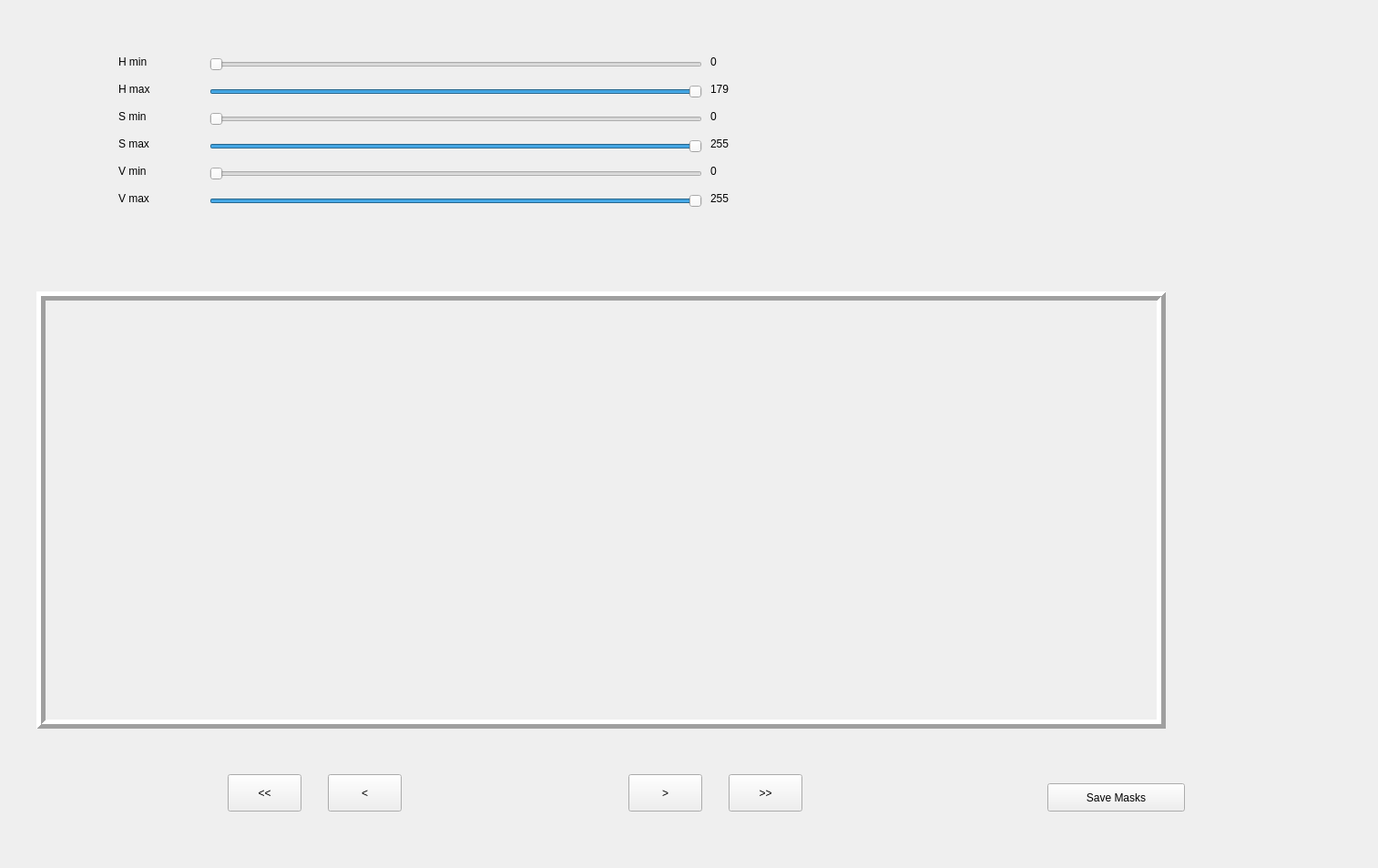
<?xml version="1.0" encoding="UTF-8"?>
<ui version="4.0">
 <class>Form</class>
 <widget class="QWidget" name="Form">
  <property name="geometry">
   <rect>
    <x>0</x>
    <y>0</y>
    <width>1513</width>
    <height>953</height>
   </rect>
  </property>
  <property name="windowTitle">
   <string>Form</string>
  </property>
  <widget class="QSlider" name="slider_hmin">
   <property name="geometry">
    <rect>
     <x>230</x>
     <y>60</y>
     <width>541</width>
     <height>22</height>
    </rect>
   </property>
   <property name="maximum">
    <number>179</number>
   </property>
   <property name="orientation">
    <enum>Qt::Horizontal</enum>
   </property>
  </widget>
  <widget class="QSlider" name="slider_hmax">
   <property name="geometry">
    <rect>
     <x>230</x>
     <y>90</y>
     <width>541</width>
     <height>22</height>
    </rect>
   </property>
   <property name="maximum">
    <number>179</number>
   </property>
   <property name="value">
    <number>179</number>
   </property>
   <property name="orientation">
    <enum>Qt::Horizontal</enum>
   </property>
  </widget>
  <widget class="QSlider" name="slider_smin">
   <property name="geometry">
    <rect>
     <x>230</x>
     <y>120</y>
     <width>541</width>
     <height>22</height>
    </rect>
   </property>
   <property name="maximum">
    <number>255</number>
   </property>
   <property name="orientation">
    <enum>Qt::Horizontal</enum>
   </property>
  </widget>
  <widget class="QSlider" name="slider_smax">
   <property name="geometry">
    <rect>
     <x>230</x>
     <y>150</y>
     <width>541</width>
     <height>22</height>
    </rect>
   </property>
   <property name="maximum">
    <number>255</number>
   </property>
   <property name="value">
    <number>255</number>
   </property>
   <property name="orientation">
    <enum>Qt::Horizontal</enum>
   </property>
  </widget>
  <widget class="QSlider" name="slider_vmin">
   <property name="geometry">
    <rect>
     <x>230</x>
     <y>180</y>
     <width>541</width>
     <height>22</height>
    </rect>
   </property>
   <property name="maximum">
    <number>255</number>
   </property>
   <property name="orientation">
    <enum>Qt::Horizontal</enum>
   </property>
  </widget>
  <widget class="QSlider" name="slider_vmax">
   <property name="geometry">
    <rect>
     <x>230</x>
     <y>210</y>
     <width>541</width>
     <height>22</height>
    </rect>
   </property>
   <property name="maximum">
    <number>255</number>
   </property>
   <property name="value">
    <number>255</number>
   </property>
   <property name="orientation">
    <enum>Qt::Horizontal</enum>
   </property>
  </widget>
  <widget class="QLabel" name="label_hsvImgDisplay">
   <property name="geometry">
    <rect>
     <x>40</x>
     <y>320</y>
     <width>1240</width>
     <height>480</height>
    </rect>
   </property>
   <property name="styleSheet">
    <string notr="true"/>
   </property>
   <property name="frameShape">
    <enum>QFrame::Box</enum>
   </property>
   <property name="frameShadow">
    <enum>QFrame::Raised</enum>
   </property>
   <property name="lineWidth">
    <number>5</number>
   </property>
   <property name="text">
    <string/>
   </property>
   <property name="scaledContents">
    <bool>true</bool>
   </property>
   <property name="openExternalLinks">
    <bool>false</bool>
   </property>
  </widget>
  <widget class="QLabel" name="label">
   <property name="geometry">
    <rect>
     <x>130</x>
     <y>60</y>
     <width>55</width>
     <height>16</height>
    </rect>
   </property>
   <property name="text">
    <string>H min</string>
   </property>
  </widget>
  <widget class="QLabel" name="label_2">
   <property name="geometry">
    <rect>
     <x>130</x>
     <y>90</y>
     <width>55</width>
     <height>16</height>
    </rect>
   </property>
   <property name="text">
    <string>H max</string>
   </property>
  </widget>
  <widget class="QLabel" name="label_3">
   <property name="geometry">
    <rect>
     <x>130</x>
     <y>120</y>
     <width>55</width>
     <height>16</height>
    </rect>
   </property>
   <property name="text">
    <string>S min</string>
   </property>
  </widget>
  <widget class="QLabel" name="label_4">
   <property name="geometry">
    <rect>
     <x>130</x>
     <y>150</y>
     <width>55</width>
     <height>16</height>
    </rect>
   </property>
   <property name="text">
    <string>S max</string>
   </property>
  </widget>
  <widget class="QLabel" name="label_5">
   <property name="geometry">
    <rect>
     <x>130</x>
     <y>180</y>
     <width>55</width>
     <height>16</height>
    </rect>
   </property>
   <property name="text">
    <string>V min</string>
   </property>
  </widget>
  <widget class="QLabel" name="label_6">
   <property name="geometry">
    <rect>
     <x>130</x>
     <y>210</y>
     <width>55</width>
     <height>16</height>
    </rect>
   </property>
   <property name="text">
    <string>V max</string>
   </property>
  </widget>
  <widget class="QPushButton" name="btn_last_img">
   <property name="geometry">
    <rect>
     <x>800</x>
     <y>850</y>
     <width>81</width>
     <height>41</height>
    </rect>
   </property>
   <property name="text">
    <string>&gt;&gt;</string>
   </property>
  </widget>
  <widget class="QPushButton" name="btn_next_img">
   <property name="geometry">
    <rect>
     <x>690</x>
     <y>850</y>
     <width>81</width>
     <height>41</height>
    </rect>
   </property>
   <property name="text">
    <string>&gt;</string>
   </property>
  </widget>
  <widget class="QPushButton" name="btn_first_img">
   <property name="geometry">
    <rect>
     <x>250</x>
     <y>850</y>
     <width>81</width>
     <height>41</height>
    </rect>
   </property>
   <property name="text">
    <string>&lt;&lt;</string>
   </property>
  </widget>
  <widget class="QPushButton" name="btn_prev_img">
   <property name="geometry">
    <rect>
     <x>360</x>
     <y>850</y>
     <width>81</width>
     <height>41</height>
    </rect>
   </property>
   <property name="text">
    <string>&lt;</string>
   </property>
  </widget>
  <widget class="QLabel" name="label_cnt">
   <property name="geometry">
    <rect>
     <x>520</x>
     <y>850</y>
     <width>101</width>
     <height>41</height>
    </rect>
   </property>
   <property name="text">
    <string/>
   </property>
  </widget>
  <widget class="QPushButton" name="btn_save_masks">
   <property name="geometry">
    <rect>
     <x>1150</x>
     <y>860</y>
     <width>151</width>
     <height>31</height>
    </rect>
   </property>
   <property name="text">
    <string>Save Masks</string>
   </property>
  </widget>
  <widget class="QLabel" name="label_hminVal">
   <property name="geometry">
    <rect>
     <x>780</x>
     <y>60</y>
     <width>55</width>
     <height>16</height>
    </rect>
   </property>
   <property name="text">
    <string>0</string>
   </property>
  </widget>
  <widget class="QLabel" name="label_hmaxVal">
   <property name="geometry">
    <rect>
     <x>780</x>
     <y>90</y>
     <width>55</width>
     <height>16</height>
    </rect>
   </property>
   <property name="text">
    <string>179</string>
   </property>
  </widget>
  <widget class="QLabel" name="label_sminVal">
   <property name="geometry">
    <rect>
     <x>780</x>
     <y>120</y>
     <width>55</width>
     <height>16</height>
    </rect>
   </property>
   <property name="text">
    <string>0</string>
   </property>
  </widget>
  <widget class="QLabel" name="label_smaxVal">
   <property name="geometry">
    <rect>
     <x>780</x>
     <y>150</y>
     <width>55</width>
     <height>16</height>
    </rect>
   </property>
   <property name="text">
    <string>255</string>
   </property>
  </widget>
  <widget class="QLabel" name="label_vminVal">
   <property name="geometry">
    <rect>
     <x>780</x>
     <y>180</y>
     <width>55</width>
     <height>16</height>
    </rect>
   </property>
   <property name="text">
    <string>0</string>
   </property>
  </widget>
  <widget class="QLabel" name="label_vmaxVal">
   <property name="geometry">
    <rect>
     <x>780</x>
     <y>210</y>
     <width>55</width>
     <height>16</height>
    </rect>
   </property>
   <property name="text">
    <string>255</string>
   </property>
  </widget>
 </widget>
 <resources/>
 <connections/>
</ui>
